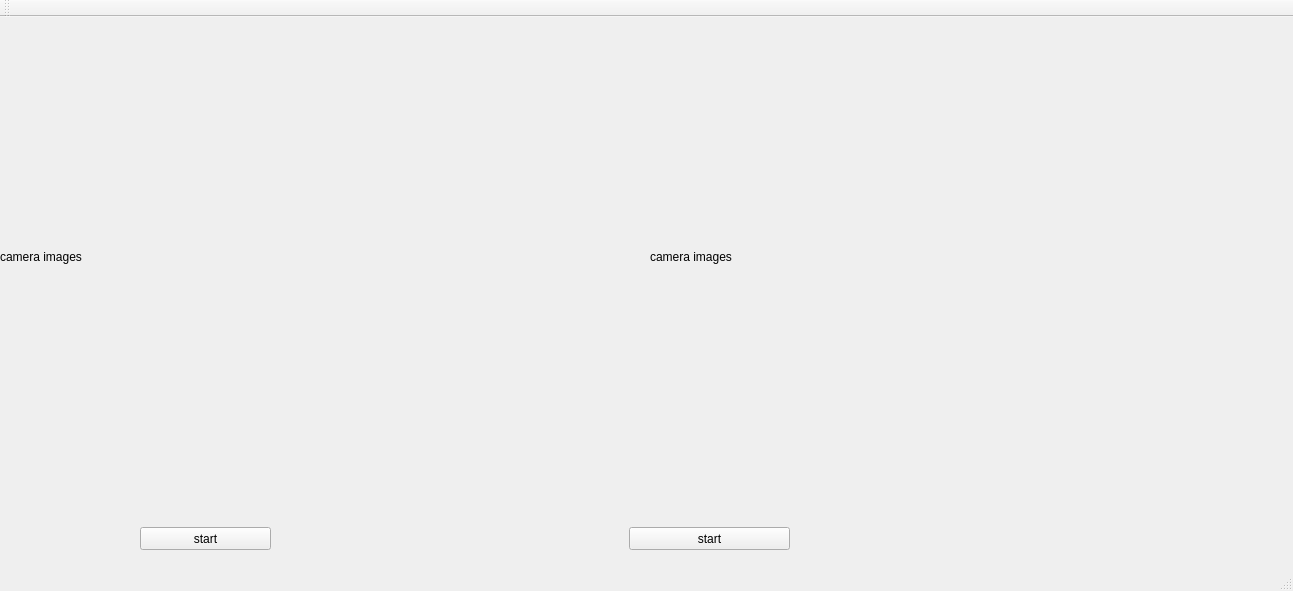
<?xml version="1.0" encoding="UTF-8"?>
<ui version="4.0">
 <class>MainWindow</class>
 <widget class="QMainWindow" name="MainWindow">
  <property name="geometry">
   <rect>
    <x>0</x>
    <y>0</y>
    <width>1293</width>
    <height>591</height>
   </rect>
  </property>
  <property name="windowTitle">
   <string>UVC camera demo</string>
  </property>
  <widget class="QWidget" name="centralWidget">
   <widget class="QLabel" name="label_0">
    <property name="geometry">
     <rect>
      <x>0</x>
      <y>0</y>
      <width>640</width>
      <height>480</height>
     </rect>
    </property>
    <property name="minimumSize">
     <size>
      <width>640</width>
      <height>480</height>
     </size>
    </property>
    <property name="maximumSize">
     <size>
      <width>640</width>
      <height>480</height>
     </size>
    </property>
    <property name="text">
     <string>camera images</string>
    </property>
   </widget>
   <widget class="QLabel" name="label_1">
    <property name="geometry">
     <rect>
      <x>650</x>
      <y>0</y>
      <width>640</width>
      <height>480</height>
     </rect>
    </property>
    <property name="minimumSize">
     <size>
      <width>640</width>
      <height>480</height>
     </size>
    </property>
    <property name="maximumSize">
     <size>
      <width>640</width>
      <height>480</height>
     </size>
    </property>
    <property name="text">
     <string>camera images</string>
    </property>
   </widget>
   <widget class="QPushButton" name="pushButton">
    <property name="geometry">
     <rect>
      <x>140</x>
      <y>510</y>
      <width>131</width>
      <height>23</height>
     </rect>
    </property>
    <property name="text">
     <string>start</string>
    </property>
   </widget>
   <widget class="QPushButton" name="pushButton_2">
    <property name="geometry">
     <rect>
      <x>629</x>
      <y>510</y>
      <width>161</width>
      <height>23</height>
     </rect>
    </property>
    <property name="text">
     <string>start</string>
    </property>
   </widget>
  </widget>
  <widget class="QMenuBar" name="menuBar">
   <property name="geometry">
    <rect>
     <x>0</x>
     <y>0</y>
     <width>1293</width>
     <height>20</height>
    </rect>
   </property>
  </widget>
  <widget class="QToolBar" name="mainToolBar">
   <attribute name="toolBarArea">
    <enum>TopToolBarArea</enum>
   </attribute>
   <attribute name="toolBarBreak">
    <bool>false</bool>
   </attribute>
  </widget>
  <widget class="QStatusBar" name="statusBar"/>
 </widget>
 <layoutdefault spacing="6" margin="11"/>
 <resources/>
 <connections/>
</ui>
